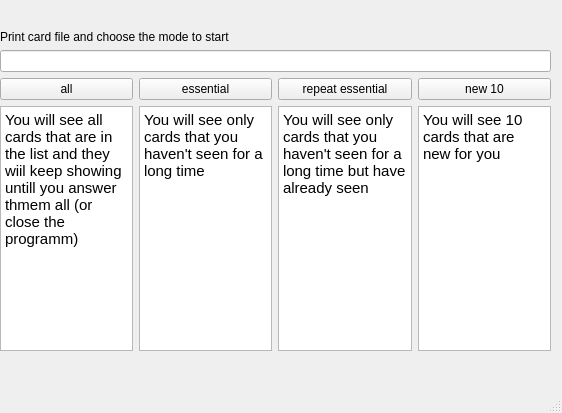
<?xml version="1.0" encoding="UTF-8"?>
<ui version="4.0">
 <class>MainWindow</class>
 <widget class="QMainWindow" name="MainWindow">
  <property name="geometry">
   <rect>
    <x>0</x>
    <y>0</y>
    <width>562</width>
    <height>413</height>
   </rect>
  </property>
  <property name="windowTitle">
   <string>MainWindow</string>
  </property>
  <widget class="QWidget" name="centralwidget">
   <widget class="QWidget" name="layoutWidget">
    <property name="geometry">
     <rect>
      <x>0</x>
      <y>30</y>
      <width>551</width>
      <height>321</height>
     </rect>
    </property>
    <layout class="QVBoxLayout" name="verticalLayout_7">
     <item>
      <layout class="QVBoxLayout" name="verticalLayout_6">
       <item>
        <widget class="QLabel" name="label">
         <property name="text">
          <string>Print card file and choose the mode to start</string>
         </property>
        </widget>
       </item>
       <item>
        <widget class="QLineEdit" name="lineEdit"/>
       </item>
      </layout>
     </item>
     <item>
      <layout class="QVBoxLayout" name="verticalLayout_5">
       <item>
        <layout class="QHBoxLayout" name="horizontalLayout">
         <item>
          <layout class="QVBoxLayout" name="verticalLayout">
           <item>
            <widget class="QPushButton" name="pushButton_4">
             <property name="text">
              <string>all</string>
             </property>
            </widget>
           </item>
           <item>
            <widget class="QTextBrowser" name="textBrowser">
             <property name="html">
              <string>&lt;!DOCTYPE HTML PUBLIC &quot;-//W3C//DTD HTML 4.0//EN&quot; &quot;http://www.w3.org/TR/REC-html40/strict.dtd&quot;&gt;
&lt;html&gt;&lt;head&gt;&lt;meta name=&quot;qrichtext&quot; content=&quot;1&quot; /&gt;&lt;meta charset=&quot;utf-8&quot; /&gt;&lt;style type=&quot;text/css&quot;&gt;
p, li { white-space: pre-wrap; }
hr { height: 1px; border-width: 0; }
li.unchecked::marker { content: &quot;\2610&quot;; }
li.checked::marker { content: &quot;\2612&quot;; }
&lt;/style&gt;&lt;/head&gt;&lt;body style=&quot; font-family:'Ubuntu'; font-size:11pt; font-weight:400; font-style:normal;&quot;&gt;
&lt;p style=&quot; margin-top:0px; margin-bottom:0px; margin-left:0px; margin-right:0px; -qt-block-indent:0; text-indent:0px;&quot;&gt;You will see all cards that are in the list and they wiil keep showing untill you answer thmem all (or close the programm)&lt;/p&gt;&lt;/body&gt;&lt;/html&gt;</string>
             </property>
            </widget>
           </item>
          </layout>
         </item>
         <item>
          <layout class="QVBoxLayout" name="verticalLayout_2">
           <item>
            <widget class="QPushButton" name="pushButton">
             <property name="text">
              <string>essential</string>
             </property>
            </widget>
           </item>
           <item>
            <widget class="QTextBrowser" name="textBrowser_2">
             <property name="html">
              <string>&lt;!DOCTYPE HTML PUBLIC &quot;-//W3C//DTD HTML 4.0//EN&quot; &quot;http://www.w3.org/TR/REC-html40/strict.dtd&quot;&gt;
&lt;html&gt;&lt;head&gt;&lt;meta name=&quot;qrichtext&quot; content=&quot;1&quot; /&gt;&lt;meta charset=&quot;utf-8&quot; /&gt;&lt;style type=&quot;text/css&quot;&gt;
p, li { white-space: pre-wrap; }
hr { height: 1px; border-width: 0; }
li.unchecked::marker { content: &quot;\2610&quot;; }
li.checked::marker { content: &quot;\2612&quot;; }
&lt;/style&gt;&lt;/head&gt;&lt;body style=&quot; font-family:'Ubuntu'; font-size:11pt; font-weight:400; font-style:normal;&quot;&gt;
&lt;p style=&quot; margin-top:0px; margin-bottom:0px; margin-left:0px; margin-right:0px; -qt-block-indent:0; text-indent:0px;&quot;&gt;You will see only cards that you haven't seen for a long time&lt;/p&gt;&lt;/body&gt;&lt;/html&gt;</string>
             </property>
            </widget>
           </item>
          </layout>
         </item>
         <item>
          <layout class="QVBoxLayout" name="verticalLayout_3">
           <item>
            <widget class="QPushButton" name="pushButton_2">
             <property name="text">
              <string>repeat essential</string>
             </property>
            </widget>
           </item>
           <item>
            <widget class="QTextBrowser" name="textBrowser_3">
             <property name="html">
              <string>&lt;!DOCTYPE HTML PUBLIC &quot;-//W3C//DTD HTML 4.0//EN&quot; &quot;http://www.w3.org/TR/REC-html40/strict.dtd&quot;&gt;
&lt;html&gt;&lt;head&gt;&lt;meta name=&quot;qrichtext&quot; content=&quot;1&quot; /&gt;&lt;meta charset=&quot;utf-8&quot; /&gt;&lt;style type=&quot;text/css&quot;&gt;
p, li { white-space: pre-wrap; }
hr { height: 1px; border-width: 0; }
li.unchecked::marker { content: &quot;\2610&quot;; }
li.checked::marker { content: &quot;\2612&quot;; }
&lt;/style&gt;&lt;/head&gt;&lt;body style=&quot; font-family:'Ubuntu'; font-size:11pt; font-weight:400; font-style:normal;&quot;&gt;
&lt;p style=&quot; margin-top:0px; margin-bottom:0px; margin-left:0px; margin-right:0px; -qt-block-indent:0; text-indent:0px;&quot;&gt;You will see only cards that you haven't seen for a long time but have already seen&lt;/p&gt;&lt;/body&gt;&lt;/html&gt;</string>
             </property>
            </widget>
           </item>
          </layout>
         </item>
         <item>
          <layout class="QVBoxLayout" name="verticalLayout_4">
           <item>
            <widget class="QPushButton" name="pushButton_3">
             <property name="text">
              <string>new 10</string>
             </property>
            </widget>
           </item>
           <item>
            <widget class="QTextBrowser" name="textBrowser_4">
             <property name="html">
              <string>&lt;!DOCTYPE HTML PUBLIC &quot;-//W3C//DTD HTML 4.0//EN&quot; &quot;http://www.w3.org/TR/REC-html40/strict.dtd&quot;&gt;
&lt;html&gt;&lt;head&gt;&lt;meta name=&quot;qrichtext&quot; content=&quot;1&quot; /&gt;&lt;meta charset=&quot;utf-8&quot; /&gt;&lt;style type=&quot;text/css&quot;&gt;
p, li { white-space: pre-wrap; }
hr { height: 1px; border-width: 0; }
li.unchecked::marker { content: &quot;\2610&quot;; }
li.checked::marker { content: &quot;\2612&quot;; }
&lt;/style&gt;&lt;/head&gt;&lt;body style=&quot; font-family:'Ubuntu'; font-size:11pt; font-weight:400; font-style:normal;&quot;&gt;
&lt;p style=&quot; margin-top:0px; margin-bottom:0px; margin-left:0px; margin-right:0px; -qt-block-indent:0; text-indent:0px;&quot;&gt;You will see 10 cards that are new for you&lt;/p&gt;
&lt;p style=&quot;-qt-paragraph-type:empty; margin-top:0px; margin-bottom:0px; margin-left:0px; margin-right:0px; -qt-block-indent:0; text-indent:0px;&quot;&gt;&lt;br /&gt;&lt;/p&gt;&lt;/body&gt;&lt;/html&gt;</string>
             </property>
            </widget>
           </item>
          </layout>
         </item>
        </layout>
       </item>
      </layout>
     </item>
    </layout>
   </widget>
  </widget>
  <widget class="QStatusBar" name="statusbar"/>
 </widget>
 <resources/>
 <connections/>
</ui>
